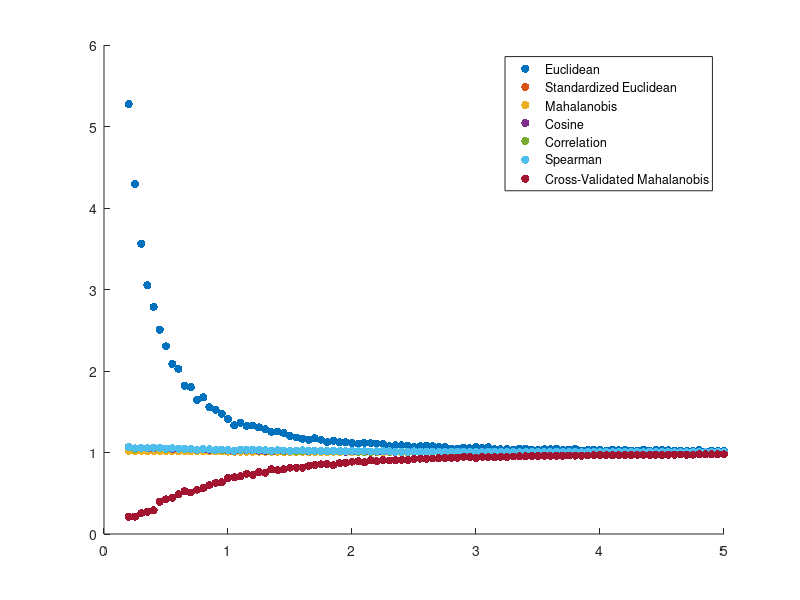

Recreate this plot in MATLAB. (Note: this script raises an error after producing the figure.)
% Estimate RSA Distances with Noise

% Generate Distance Estimates:
clear
s = [.2:.05:5]; i=1; up=logical(tril(ones(100),-1));
for ss = s
    X = ss*randn(100,20);
    noise = randn(100,20);
    
    td_eu = (pdist(X, 'euclidean'));
    ed_eu = (pdist(X+noise, 'euclidean')); 
    R_eu(i) = mean(ed_eu./td_eu);
    
    td_sq = (pdist(X, 'seuclidean'));
    ed_sq = (pdist(X+noise, 'seuclidean'));
    R_sq(i) = mean(ed_sq./td_sq);
    
    td_ma = (pdist(X, 'mahalanobis'));
    ed_ma = (pdist(X+noise, 'mahalanobis')); 
    R_ma(i) = mean(ed_ma./td_ma);
    
    td_co = (pdist(X, 'cosine'));
    ed_co = (pdist(X+noise, 'cosine')); 
    R_co(i) = mean(ed_co./td_co);
    
    td_cr = (pdist(X, 'correlation'));
    ed_cr = (pdist(X+noise, 'correlation')); 
    R_cr(i) = mean(ed_cr./td_cr);
    
    td_sp = (pdist(X, 'spearman'));
    ed_sp = (pdist(X+noise, 'spearman'));
    R_sp(i) = mean(ed_sp./td_sp);
    
    s1 = X+noise; s2 = X+randn(100,20);
    s1 = s1*(cov(s1)^(-1/2)); s2 = s2*(cov(s2)^(-1/2));
    for j=1:100
        for k=1:100
            d(j,k) = sqrt((s1(j,:)-s1(k,:))*(s2(j,:)-s2(k,:))');
        end
    end
    ed_cma = real(d(up));
    R_cma(i) = mean(ed_cma'./td_ma);
    
    i=i+1;
end

hold on
scatter(s,R_eu,'filled')
scatter(s,R_sq,'filled')
scatter(s,R_ma,'filled')
scatter(s,R_co,'filled')
scatter(s,R_cr,'filled')
scatter(s,R_sp,'filled')
scatter(s,R_cma,'filled')
legend('Euclidean','Standardized Euclidean','Mahalanobis','Cosine','Correlation','Spearman','Cross-Validated Mahalanobis')
hold off

% Mantel Test With Noise
clear
s = [.2:.05:10]; i=1;up=logical(tril(ones(100),-1));
for ss = s
    X = ss*rand(100,20);
    varS(i) = var(X(:));
    noise1 = (randn(100,20));
    noise2 = (randn(100,20));
    
    td_eu = pdist(X, 'euclidean');
    ed_eu = pdist(X+noise2, 'euclidean'); 
    Reu(i) = mantel(td_eu,ed_eu);
    
    td_sq = pdist(X, 'seuclidean');
    ed_sq = pdist(X+noise2, 'seuclidean');
    Rsq(i) = mantel(td_sq,ed_sq);
    
    td_ma = pdist(X, 'mahalanobis');
    ed_ma = pdist(X+noise2, 'mahalanobis'); 
    Rma(i) = mantel(td_ma,ed_ma); 
    
    td_co = pdist(X, 'cosine');
    ed_co = pdist(X+noise2, 'cosine'); 
    Rco(i) = mantel(td_sq, ed_sq); 
    
    td_cr = pdist(X, 'correlation');
    ed_cr = pdist(X+noise2, 'correlation'); 
    Rcr(i) = mantel(td_cr,ed_cr);
    
    td_sp = pdist(X, 'spearman');
    ed_sp = pdist(X+noise2, 'spearman');
    Rsp(i) = mantel(td_sp,ed_sp); 
    
    s1 = X+noise1; s2 = X+noise2;
    s1 = s1*(cov(s1)^(-1/2)); s2 = s2*(cov(s2)^(-1/2));
    for j=1:100
        for k=1:100
            d(j,k) = sqrt((s1(j,:)-s1(k,:))*(s2(j,:)-s2(k,:))');
        end
    end
    ed_cma = real(d(up));
    Rcma(i) = mantel(td_ma,ed_cma');
    
    s1 = X+noise1; s2 = X+noise2;
    for j=1:100
        for k=1:100
            d(j,k) = sqrt(norm(s1(j,:)-s1(k,:))*norm(s2(j,:)-s2(k,:)));
        end
    end
    ed_ceu = real(d(up));
    Rceu(i) = mantel(td_eu, ed_ceu');
    
    i=i+1;
end
hold on
scatter(varS,Reu,'filled')
scatter(varS,Rsq,'filled')
scatter(varS,Rma,'filled')
scatter(varS,Rco,'filled')
scatter(varS,Rcr,'filled')
scatter(varS,Rsp,'filled')
scatter(varS,Rcma,'filled')
scatter(varS,Rceu,'filled')
legend('Euclidean','Standardized Euclidean','Mahalanobis','Cosine','Correlation','Spearman','Cross-Validated Mahalanobis','Cross-Validated Euclidean')
hold off

% Note, standardized eurclidean is same as cosine for our toy example
